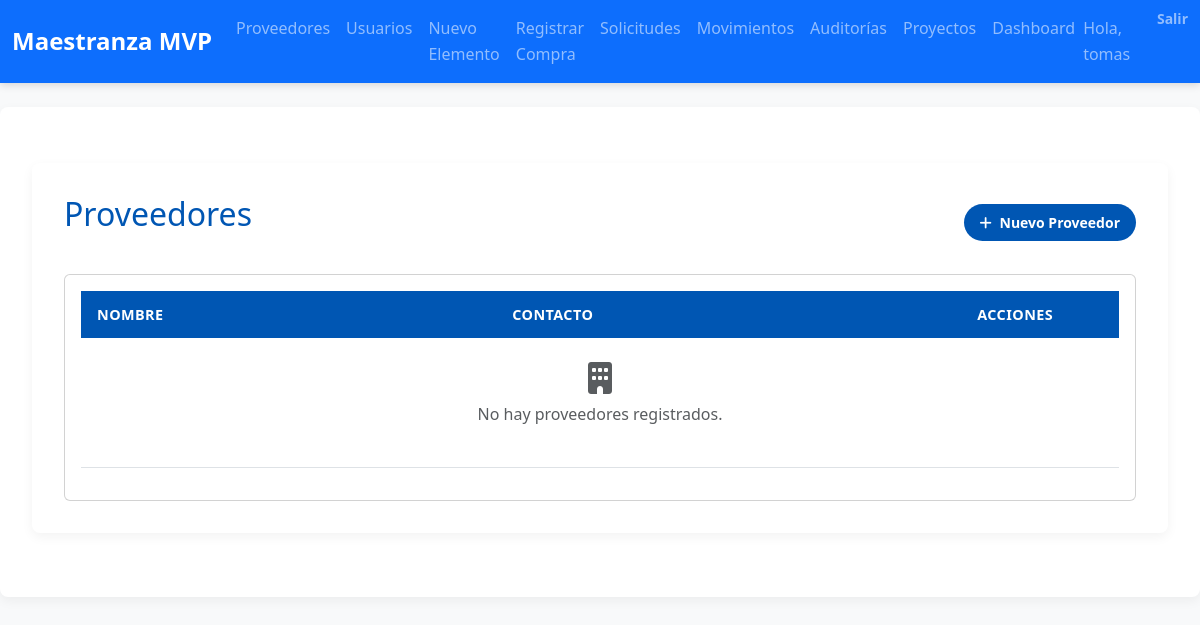
The app's page /proveedores/ (signed in), older data.
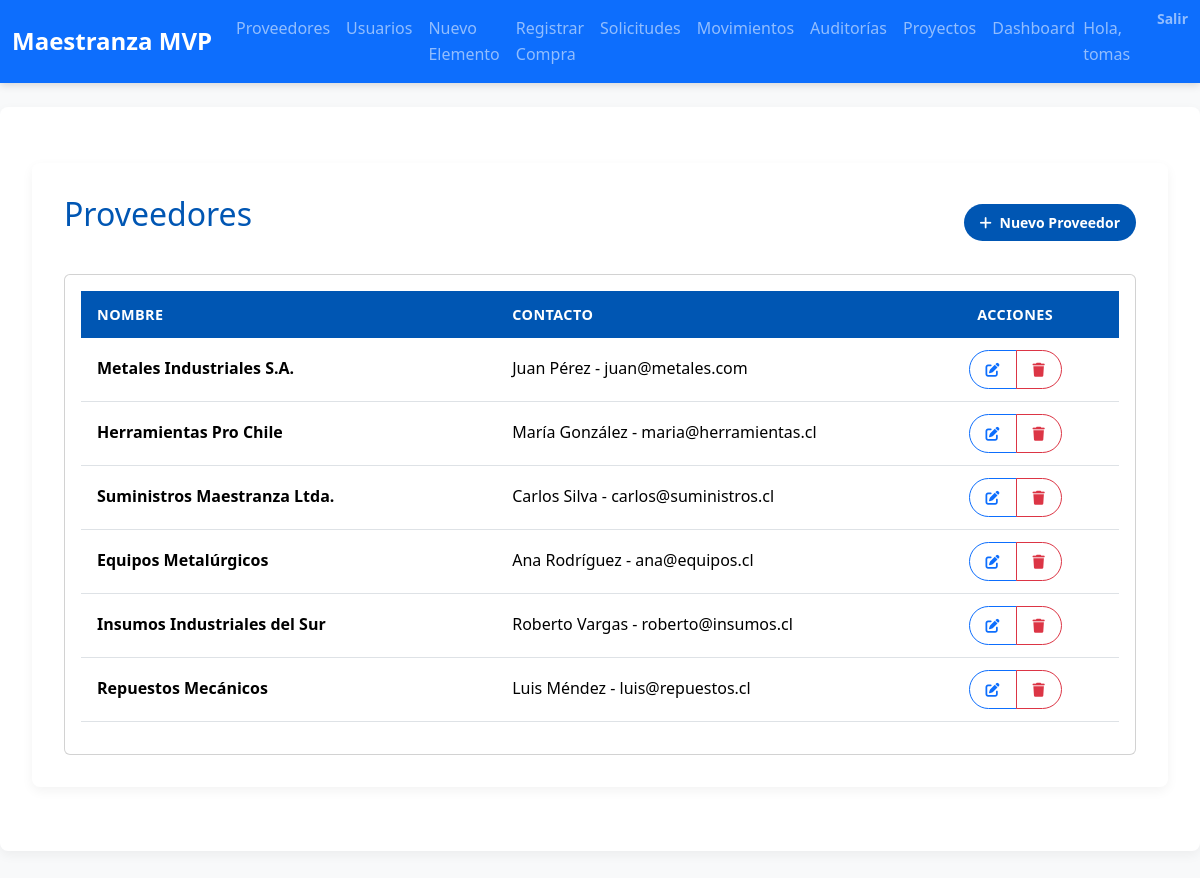
The same page, newer data.
### inventario/models.py (models this page shows, shortened)
class Proveedor(models.Model):
    nombre = models.CharField(max_length=100)
    contacto = models.CharField(max_length=100, blank=True)

### inventario/decorators.py (the view)
        def wrapper(request, *args, **kwargs):
            user = request.user
            if user.is_authenticated and (
                user.is_superuser or
                user.groups.filter(name=role_name).exists()
            ):
                return view_func(request, *args, **kwargs)
            messages.error(request,
                "🚫 No tienes permiso para acceder a esta funcionalidad."
            )
            return redirect('inventario:index')

### inventario/context_processors.py (called while the page is built)
def role_flags(request):
    user = request.user
    return {
        'is_admin':    user.is_authenticated and user.is_superuser,
        'is_gestor':   user.is_authenticated and user.groups.filter(name='Gestor de Inventario').exists(),
        'is_comprador':user.is_authenticated and user.groups.filter(name='Comprador').exists(),
        'is_logistica':user.is_authenticated and user.groups.filter(name='Logística').exists(),
        'is_auditor':  user.is_authenticated and user.groups.filter(name='Auditor').exists(),
        'is_produccion':user.is_authenticated and user.groups.filter(name='Jefe de Producción').exists(),
        'is_gerente_proyecto':user.is_authenticated and user.groups.filter(name='Gerente de Proyectos').exists(),
        'is_usuario_final':user.is_authenticated and user.groups.filter(name='Usuario Final').exists(),
    }

### inventario/views.py (called while the page is built)
@login_required
@role_required('Administrador del Sistema')
def proveedor_list(request):
    proveedores = Proveedor.objects.all()
    return render(request, 'inventario/proveedor_list.html', {'proveedores': proveedores})

### inventario/templates/inventario/proveedor_list.html
{% extends 'inventario/base.html' %}
{% block content %}
<div class="container mt-4">
  <div class="d-flex justify-content-between align-items-center mb-4">
    <h2>Proveedores</h2>
    <a href="{% url 'inventario:proveedor_create' %}" class="btn btn-primary">
      <i class="fas fa-plus me-1"></i>
      Nuevo Proveedor
    </a>
  </div>
  <div class="card">
    <div class="card-body">
      <table class="table table-hover table-sm">
        <thead class="table-dark">
          <tr>
            <th style="width: 40%;">NOMBRE</th>
            <th style="width: 40%;">CONTACTO</th>
            <th style="width: 20%;" class="text-center">ACCIONES</th>
          </tr>
        </thead>
        <tbody>
          {% for p in proveedores %}
            <tr>
              <td><strong>{{ p.nombre }}</strong></td>
              <td>{{ p.contacto }}</td>
              <td class="text-center">
                <div class="btn-group" role="group">
                  <a href="{% url 'inventario:proveedor_update' p.pk %}" class="btn btn-sm btn-outline-primary" title="Editar">
                    <i class="fas fa-edit"></i>
                  </a>
                  <a href="{% url 'inventario:proveedor_delete' p.pk %}" class="btn btn-sm btn-outline-danger" title="Eliminar">
                    <i class="fas fa-trash"></i>
                  </a>
                </div>
              </td>
            </tr>
          {% empty %}
            <tr>
              <td colspan="3" class="text-center py-4">
                <i class="fas fa-building fa-2x text-muted mb-2"></i>
                <p class="text-muted">No hay proveedores registrados.</p>
              </td>
            </tr>
          {% endfor %}
        </tbody>
      </table>
    </div>
  </div>
</div>
{% endblock %}

### inventario/templates/inventario/base.html (shortened to what this page needs)
{% load static %}
<!DOCTYPE html>
<html lang="es">
<head>
  <link
    href="https://cdn.jsdelivr.net/npm/bootstrap@5.3.2/dist/css/bootstrap.min.css"
    rel="stylesheet"
>
  <link
    href="https://cdnjs.cloudflare.com/ajax/libs/font-awesome/6.4.0/css/all.min.css"
    rel="stylesheet"
>
  <link rel="stylesheet" href="{% static 'inventario/css/styles.css' %}">
</head>
<body>
  <nav class="navbar navbar-expand-lg navbar-dark bg-primary">
    <div class="container-fluid">
      <a class="navbar-brand" href="{% url 'inventario:index' %}">Maestranza MVP</a>
      <div class="collapse navbar-collapse" id="navbarNav">
        <ul class="navbar-nav me-auto">
          {% if user.is_authenticated %}
            {% if is_admin %}
              <li class="nav-item"><a class="nav-link" href="{% url 'inventario:proveedor_list' %}">Proveedores</a></li>
              <li class="nav-item"><a class="nav-link" href="{% url 'inventario:usuario_list' %}">Usuarios</a></li>
              <li class="nav-item"><a class="nav-link" href="{% url 'inventario:elemento_create' %}">Nuevo Elemento</a></li>
              <li class="nav-item"><a class="nav-link" href="{% url 'inventario:recepcion_create' %}">Registrar Compra</a></li>
              <li class="nav-item"><a class="nav-link" href="{% url 'inventario:solicitud_list' %}">Solicitudes</a></li>
              <li class="nav-item"><a class="nav-link" href="{% url 'inventario:movimiento_list' %}">Movimientos</a></li>
              <li class="nav-item"><a class="nav-link" href="{% url 'inventario:auditoria_list' %}">Auditorías</a></li>
              <li class="nav-item"><a class="nav-link" href="{% url 'inventario:proyecto_list' %}">Proyectos</a></li>
              <li class="nav-item"><a class="nav-link" href="{% url 'inventario:dashboard_proyectos' %}">Dashboard</a></li>
            {% endif %}
          {% endif %}
        </ul>
        <ul class="navbar-nav">
          {% if user.is_authenticated %}
            <li class="nav-item navbar-text me-3">Hola, {{ user.username }}</li>
            <li class="nav-item">
              <form method="post" action="{% url 'logout' %}" class="d-inline">
                <button class="nav-link btn btn-link p-0">Salir</button>
              </form>
            </li>
          {% endif %}
        </ul>
      </div>
    </div>
  </nav>
  <div class="container mt-4">
    {% block content %}{% endblock %}
  </div>
</body>
</html>

### inventario/static/inventario/css/styles.css (style rules this page uses)
:root { --brand-primary: #0056b3; --brand-secondary: #6c757d; --brand-success: #28a745; --brand-warning: #ffc107; --brand-danger: #dc3545; --brand-info: #17a2b8; --light-bg: #f8f9fa; --dark-bg: #343a40; --text-base: #212529; --text-muted: #6c757d; --table-border: #dee2e6; --stripe-bg: rgba(0, 0, 0, 0.03); }
* { margin: 0; padding: 0; box-sizing: border-box; }
body { font-family: 'Segoe UI', Tahoma, Geneva, Verdana, sans-serif; background-color: var(--light-bg); color: var(--text-base); line-height: 1.6; }
.navbar { box-shadow: 0 2px 8px rgba(0, 0, 0, 0.15); }
.navbar-brand { font-weight: 700; font-size: 1.5rem; }
.nav-link { font-weight: 500; }
.container { max-width: 1200px; margin: 2rem auto; background: #fff; padding: 2rem; border-radius: 0.5rem; box-shadow: 0 4px 12px rgba(0, 0, 0, 0.05); }
h1, h2, h3 { color: var(--brand-primary); margin-bottom: 1rem; }
.table { width: 100%; margin-bottom: 1rem; border-collapse: separate; border-spacing: 0; }
.table thead th { background-color: var(--brand-primary); color: #ffffff; text-transform: uppercase; font-size: 0.9rem; letter-spacing: 0.03em; border: none; }
.table th, .table td { padding: 0.75rem 1rem; border-bottom: 1px solid var(--table-border); vertical-align: middle; }
.btn { border-radius: 2rem; padding: 0.5rem 1rem; font-size: 0.875rem; font-weight: 600; transition: filter 0.2s ease; }
.btn-primary { background-color: var(--brand-primary); border: none; }

Row changes from the older to the newer data that the page shows:
added Proveedor: nombre "Metales Industriales S.A.", contacto "Juan Pérez - juan@metales.com"
added Proveedor: nombre "Herramientas Pro Chile", contacto "María González - maria@herramientas.cl"
added Proveedor: nombre "Suministros Maestranza Ltda.", contacto "Carlos Silva - carlos@suministros.cl"
added Proveedor: nombre "Equipos Metalúrgicos", contacto "Ana Rodríguez - ana@equipos.cl"
added Proveedor: nombre "Insumos Industriales del Sur", contacto "Roberto Vargas - roberto@insumos.cl"
added Proveedor: nombre "Repuestos Mecánicos", contacto "Luis Méndez - luis@repuestos.cl"
Text that changed along with them:
text no longer shown: "No hay proveedores registrados."
